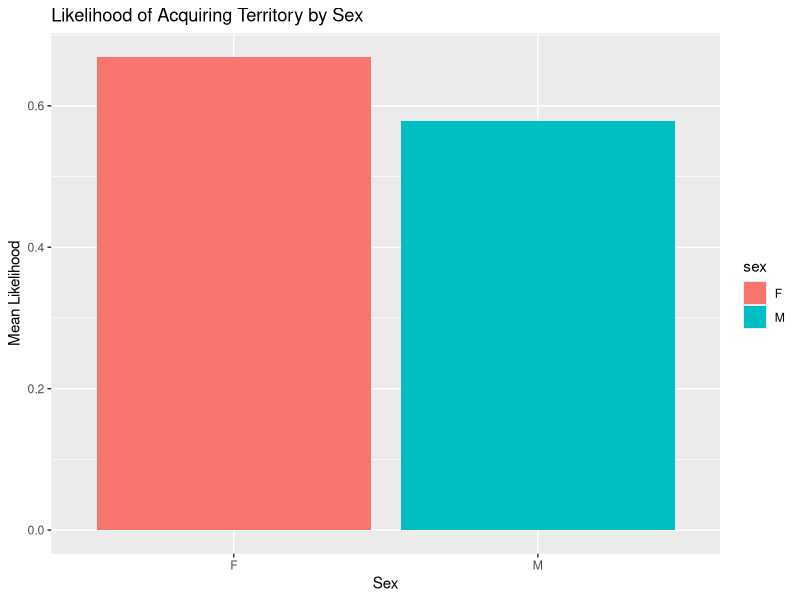

This chart was generated by the following R code: (Note: this script raises an error after producing the figure.)
## ---- chunk 1
library(tidyverse)
library(lme4)
library(ggplot2)
#library(magrittr)
#library(lmerTest)
#library(MuMIn)
#library(broom)
## ---- chunk 2
juveniles <- read_csv("autumn_juveniles.csv")

head(juveniles)
## ---- chunk 3
juveniles_data <- juveniles %>% mutate(acquired_terr = case_when(owner == "acquired territory" ~ 1, TRUE ~ 0) )
head(juveniles_data)
## ---- chunk 4
# Logistic regression for Prediction 1
model_sex <- glm(acquired_terr ~ sex, 
                 family = "binomial", 
                 data = juveniles_data)
summary(model_sex)
## ---- chunk 5
# Compute log-likelihood for sex-only model
log_likelihood_sex <- logLik(model_sex)
log_likelihood_sex

# Visualize the likelihood of territory acquisition by sex
juveniles_data %>%
  group_by(sex) %>%
  summarise(mean_likelihood = mean(acquired_terr)) %>%
  ggplot(aes(x = sex, y = mean_likelihood, fill = sex)) +
  geom_bar(stat = "identity") +
  labs(title = "Likelihood of Acquiring Territory by Sex",
       x = "Sex",
       y = "Mean Likelihood")
## ---- chunk 6
# Logistic regression for Prediction 2 with multiple predictors
model_full <- glm(acquired_terr ~ sex + Std.BD + Std.growth + Std.lynx + 
                    Std.hare.fall + Std.mustelid + Std.Cleth + z.density + 
                    z.cones + z.temp, 
                  family = "binomial", 
                  data = juveniles_data)
summary(model_full)

# Compute log-likelihood for the full model
log_likelihood_full <- logLik(model_full)
log_likelihood_full
## ---- chunk 7
# Fit models for each variable individually
log_likelihoods <- c()

# Full model
log_likelihoods[["Full Model"]] <- logLik(model_full)

# Sex only model (already calculated)
log_likelihoods[["sex"]] <- logLik(model_sex)

# Model for Std.BD
model_StdBD <- glm(acquired_terr ~ Std.BD, family = "binomial", data = juveniles_data)
log_likelihoods[["Std.BD"]] <- logLik(model_StdBD)

# Model for Std.growth
model_Stdgrowth <- glm(acquired_terr ~ Std.growth, family = "binomial", data = juveniles_data)
log_likelihoods[["Std.growth"]] <- logLik(model_Stdgrowth)

# Model for Std.lynx
model_lynx <- glm(acquired_terr ~ Std.lynx, family = "binomial", data = juveniles_data)
log_likelihoods[["Std.lynx"]] <- logLik(model_lynx)

# Model for Std.hare.fall
model_harefall <- glm(acquired_terr ~ Std.hare.fall, family = "binomial", data = juveniles_data)
log_likelihoods[["Std.hare.fall"]] <- logLik(model_harefall)

# Model for Std.mustelid
model_mustelid <- glm(acquired_terr ~ Std.mustelid, family = "binomial", data = juveniles_data)
log_likelihoods[["Std.mustelid"]] <- logLik(model_mustelid)

# Model for Std.Cleth
model_Cleth <- glm(acquired_terr ~ Std.Cleth, family = "binomial", data = juveniles_data)
log_likelihoods[["Std.Cleth"]] <- logLik(model_Cleth)

# Model for z.density
model_density <- glm(acquired_terr ~ z.density, family = "binomial", data = juveniles_data)
log_likelihoods[["z.density"]] <- logLik(model_density)

# Model for z.cones
model_cones <- glm(acquired_terr ~ z.cones, family = "binomial", data = juveniles_data)
log_likelihoods[["z.cones"]] <- logLik(model_cones)

# Model for z.temp
model_temp <- glm(acquired_terr ~ z.temp, family = "binomial", data = juveniles_data)
log_likelihoods[["z.temp"]] <- logLik(model_temp)

# Combine log-likelihoods into a data frame for comparison
log_likelihoods_df <- data.frame(
  #Variable = names(log_likelihoods),
  LogLikelihood = sapply(log_likelihoods, as.numeric)
)

# Sort by log-likelihood to find the most important variable
log_likelihoods_df <- log_likelihoods_df %>% arrange(desc(LogLikelihood))

log_likelihoods_df
## ---- chunk 8
# Compute AIC values for each model manually
aic_values <- data.frame(
  Model = c("sex", "Std.BD", "Std.growth", "Std.lynx", "Std.hare.fall", "Std.mustelid", "Std.Cleth", "z.density", "z.cones", "z.temp"),
  AIC = c(
    AIC(model_sex),
    AIC(model_StdBD),
    AIC(model_Stdgrowth),
    AIC(model_lynx),
    AIC(model_harefall),
    AIC(model_mustelid),
    AIC(model_Cleth),
    AIC(model_density),    
    AIC(model_cones),
    AIC(model_temp)
  )
)

# Add the full model AIC
full_model_aic <- AIC(model_full)
aic_values <- rbind(aic_values, data.frame(Model = "Full Model", AIC = full_model_aic))

# Sort by AIC in ascending order
aic_values <- aic_values[order(aic_values$AIC), ]

aic_values
## ---- chunk 9
autumn_juveniles |>
  ggplot(aes(x = Std.BD, y = acquired_terr)) + 
  geom_point() +
  geom_smooth(method = "glm", 
              method.args = list(family = "binomial")
              )
## ---- chunk 10
autumn_juveniles |>
  ggplot(aes(x = Std.lynx, y = acquired_terr)) + 
  geom_point() +
  geom_smooth(method = "glm", 
              method.args = list(family = "binomial")
              )
## ---- chunk 11
autumn_juveniles |>
  ggplot(aes(x = Std.mustelid, y = acquired_terr)) + 
  geom_point() +
  geom_smooth(method = "glm", 
              method.args = list(family = "binomial")
              )
## ---- chunk 12
autumn_juveniles |>
  ggplot(aes(x = Std.hare.fall, y = acquired_terr)) + 
  geom_point() +
  geom_smooth(method = "glm", 
              method.args = list(family = "binomial")
              )
